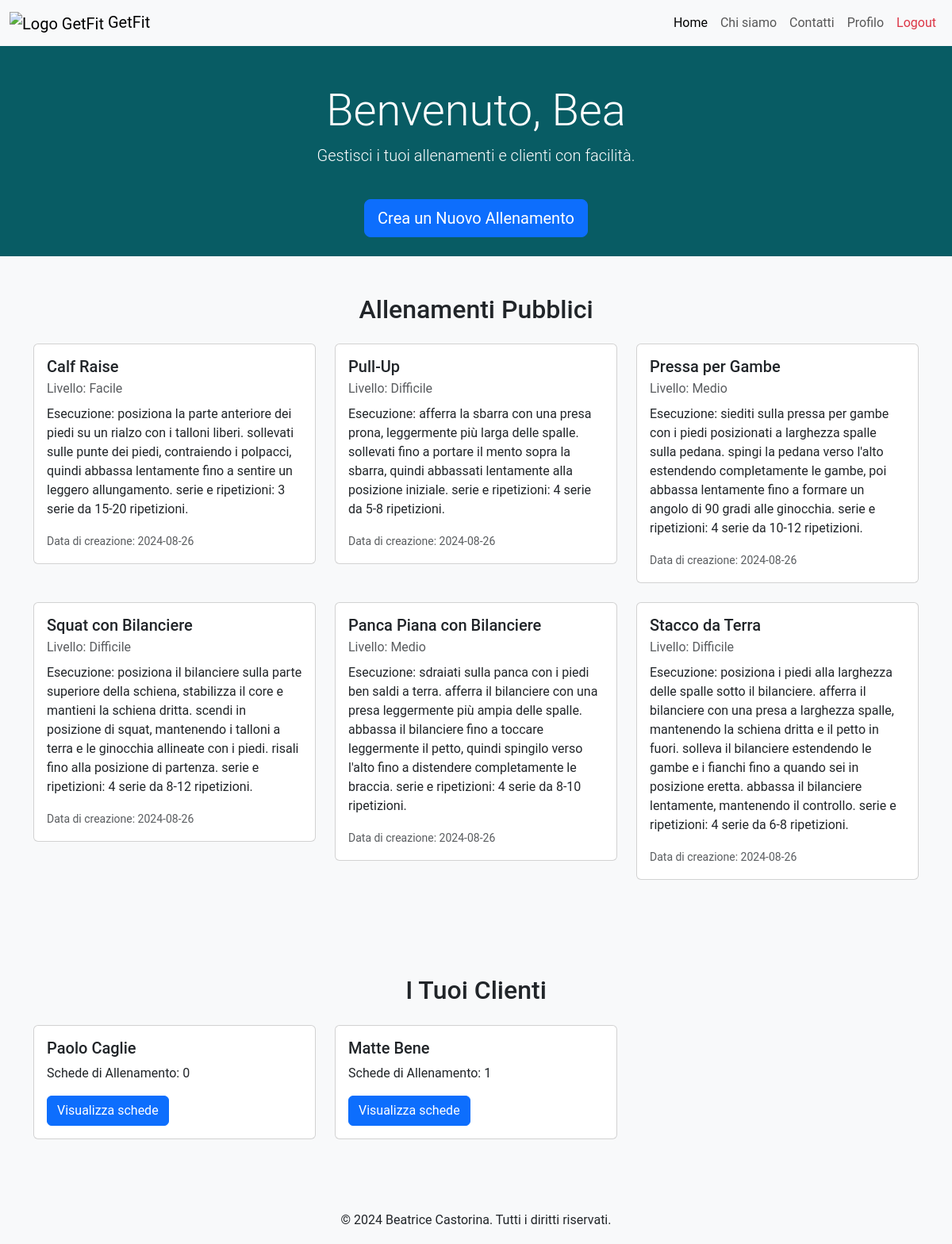
The app's page / (signed in), older data.
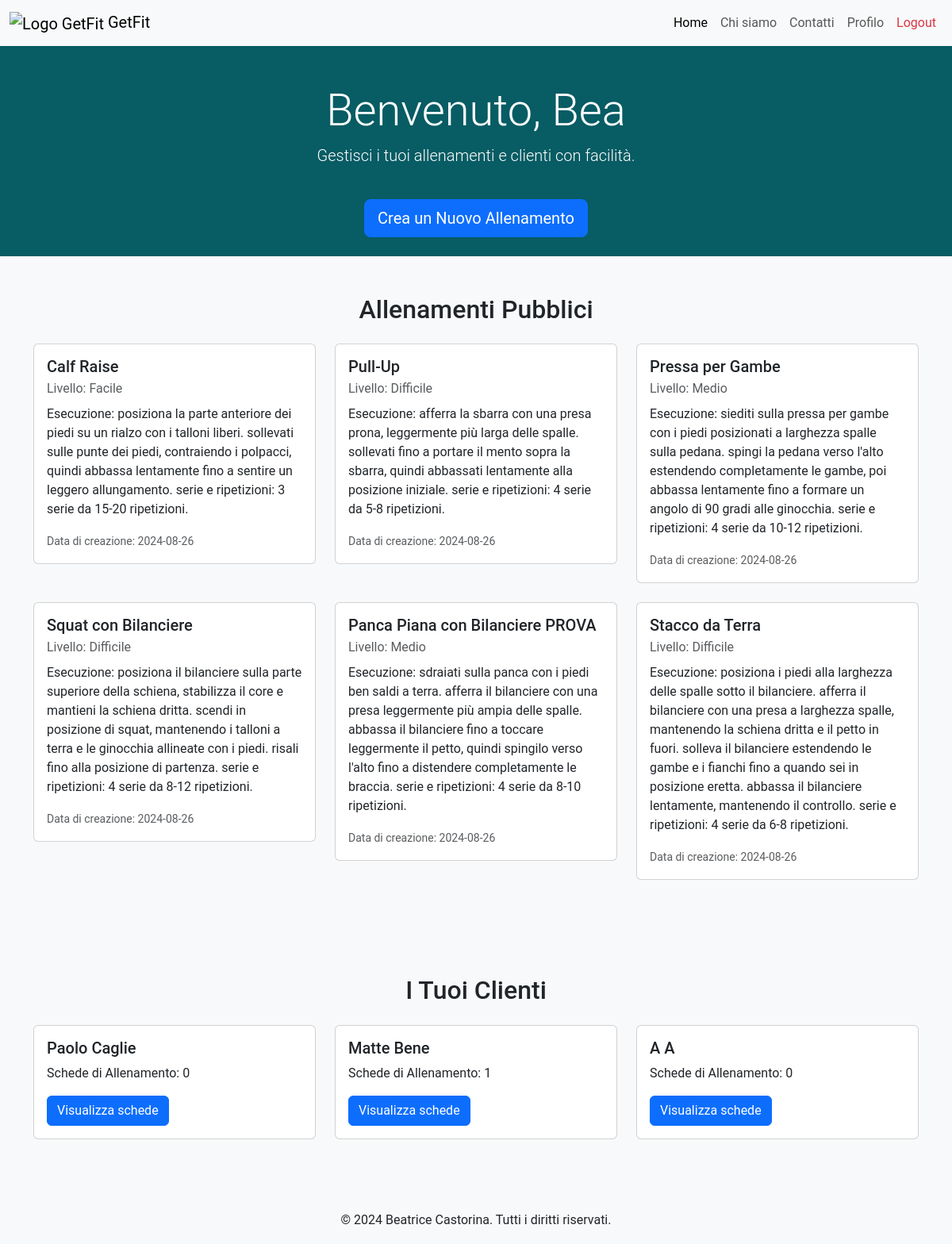
The same page, newer data.
### tables this page shows
CREATE TABLE "PersonalTrainers" (
	"nome"	TEXT NOT NULL,
	"email"	TEXT NOT NULL UNIQUE,
	"password"	TEXT NOT NULL,
	"rating"	REAL NOT NULL,
	"numOfRatings"	INTEGER NOT NULL,
	"pt_id"	INTEGER,
	"cognome"	TEXT NOT NULL,
	PRIMARY KEY("pt_id" AUTOINCREMENT),
	CHECK("rating" <= 5.0)
);

CREATE TABLE "Allenamenti" (
	"id_allenamento"	INTEGER,
	"pt_id"	INTEGER NOT NULL,
	"titolo"	TEXT NOT NULL,
	"descrizione"	TEXT NOT NULL,
	"livello"	TEXT NOT NULL,
	"visibile"	INTEGER NOT NULL,
	"data_creazione"	TEXT NOT NULL,
	PRIMARY KEY("id_allenamento" AUTOINCREMENT),
	FOREIGN KEY("pt_id") REFERENCES "PersonalTrainers"("pt_id")
);

CREATE TABLE "Clients" (
	"nome"	TEXT NOT NULL,
	"email"	TEXT NOT NULL UNIQUE,
	"password"	TEXT NOT NULL,
	"pt_id"	INTEGER,
	"client_id"	INTEGER,
	"cognome"	TEXT NOT NULL,
	PRIMARY KEY("client_id" AUTOINCREMENT),
	FOREIGN KEY("pt_id") REFERENCES "PersonalTrainers"("pt_id")
);

### app.py (the view)
@app.route('/')
def index():
  allenamenti_db = allenamenti_dao.get_allenamenti()
  pts_db = utenti_dao.get_personal_trainers()
  clienti_db = []
  pt_id = 0
  numOfSchede = {}
  email = utenti_dao.get_email(request)
  if email is not None:
    pt_id = utenti_dao.get_user_id_by_email(email)
  if pt_id != 0:
    clienti_db = utenti_dao.get_pt_clients(pt_id)
    clienti_ids = [client['client_id'] for client in clienti_db]
    for id in clienti_ids:
      numOfSchede[id] = schede_dao.get_num_schede_by_client(id)[0]
  return render_template('index.html', datetime=datetime, allenamenti=allenamenti_db, pts=pts_db, clienti=clienti_db, numOfSchede=numOfSchede)

### allenamenti_dao.py (called while the page is built)
def get_allenamenti():
	query = 'SELECT * FROM Allenamenti ORDER BY data_creazione DESC'
	connection = sqlite3.connect('db/personal.db')
	connection.row_factory = sqlite3.Row
	cursor = connection.cursor()
	cursor.execute(query)
	result = cursor.fetchall()
	print(result)
	cursor.close()
	connection.close()
	return result

### app.py (called while the page is built)
@login_manager.user_loader
def load_user(user_email):
  print("load user:", user_email)
  user_db, type = utenti_dao.get_user_by_email(user_email)
  if type == 0:
    user = PersonalTrainer(nome=user_db['nome'], cognome=user_db['cognome'], pt_id=user_db['pt_id'], rating=user_db['rating'], numOfRatings=user_db['numOfRatings'], email=user_db['email'], password=user_db['password'])
  else:
    user = Client(nome=user_db['nome'], cognome=user_db['cognome'], client_id=user_db['client_id'], pt_id=user_db['pt_id'], email=user_db['email'], password=user_db['password'])
  return user

### schede_dao.py (called while the page is built)
def get_num_schede_by_client(client_id):
	query = 'SELECT COUNT(*) FROM Schede WHERE client_id=?'
	connection = sqlite3.connect('db/personal.db')
	connection.row_factory = sqlite3.Row
	cursor = connection.cursor()
	cursor.execute(query,(client_id,))
	result = cursor.fetchone()
	cursor.close()
	connection.close()
	return result

### utenti_dao.py (called while the page is built)
def get_email(request):
	try:
		return request.cookies.get('remember_token').split('|')[0]
	except Exception as e:
		return None

def get_personal_trainers():
	connection = sqlite3.connect('db/personal.db')
	connection.row_factory = sqlite3.Row
	cursor = connection.cursor()
	query = 'SELECT * FROM PersonalTrainers'
	cursor.execute(query)
	result = cursor.fetchall()
	cursor.close()
	connection.close()
	return result

def get_user_id_by_email(user_email):
	query1 = 'SELECT pt_id FROM PersonalTrainers WHERE email = ?'
	query2 = 'SELECT client_id FROM Clients WHERE email = ?'
	connection = sqlite3.connect('db/personal.db')
	connection.row_factory = sqlite3.Row
	cursor = connection.cursor()
	cursor.execute(query1,(user_email,))
	result = cursor.fetchone()
	if result is None:
		cursor.execute(query2, (user_email,))
		result = cursor.fetchone()
	cursor.close()
	connection.close()
	return result[0]

def get_pt_clients(pt_id):
	query = 'SELECT * FROM Clients WHERE pt_id = ?'
	connection = sqlite3.connect('db/personal.db')
	connection.row_factory = sqlite3.Row
	cursor = connection.cursor()
	cursor.execute(query,(pt_id,))
	clients = cursor.fetchall()
	cursor.close()
	connection.close()
	return clients

### templates/index.html (shortened to what this page needs)
{% extends "base.html" %}
{% block style %}
  {% if not current_user.is_authenticated %}
    {{url_for('static', filename='style_homepage.css')}}
  {% else %}
    {% if current_user.__class__.__name__ == "PersonalTrainer" %}
      {{url_for('static', filename='styles_personal.css')}}
    {% else %}
      {{url_for('static', filename='style_client.css')}}
    {% endif %}
  {% endif %}
{% endblock %}
{% block content %}
{% if not current_user.is_authenticated %}
<section class="hero-section text-center text-white d-flex align-items-center justify-content-center">
  <div class="container">
      <h1 class="display-4">Benvenuto in GetFit</h1>
      <p class="lead"><span id="background-homepage">Crea, gestisci e monitora le tue sessioni di allenamento con i migliori personal trainer.</span></p>
      <a href="/signup" class="btn btn-primary btn-lg mt-4">Inizia Ora</a>
  </div>
</section>
<section class="features-section py-5">
<div class="container">
  <div class="row text-center">
    <div class="col-lg-4 col-md-6 mb-4">
      <div class="card p-4 border rounded">
        <i class="bi bi-person-fill display-4 text-primary"></i>
        <h3 class="mt-3">Personal Trainer</h3>
        <p>Crea e gestisci i tuoi allenamenti e segui i progressi dei tuoi clienti.</p>
      </div>
    </div>
    <div class="col-lg-4 col-md-6 mb-4">
      <div class="card p-4 border rounded">
        <i class="bi bi-people-fill display-4 text-primary"></i>
        <h3 class="mt-3">Clienti</h3>
        <p>Trova il personal trainer giusto per te e inizia il tuo percorso di allenamento personalizzato.</p>
      </div>
    </div>
    <div class="col-lg-4 col-md-6 mb-4">
      <div class="card p-4 border rounded">
        <i class="bi bi-bar-chart-line-fill display-4 text-primary"></i>
        <h3 class="mt-3">Progressi</h3>
        <p>Monitora i tuoi miglioramenti con statistiche e feedback dettagliati.</p>
      </div>
    </div>
  </div>
</div>
</section>
{% else %}
  {% if current_user.__class__.__name__ == "PersonalTrainer" %}
    <section class="hero-section pt-5 pb-4 text-center text-white d-flex align-items-center justify-content-center">
      <div class="container">
        <h1 class="display-4">Benvenuto, {{current_user.nome.capitalize()}}</h1>
        <p class="lead">Gestisci i tuoi allenamenti e clienti con facilità.</p>
        <a href="/create_workout" class="btn btn-primary btn-lg mt-4">Crea un Nuovo Allenamento</a>
      </div>
    </section>
    <section class="public-workouts-section py-5">
      <div class="container">
        <h2 class="text-center mb-4">Allenamenti Pubblici</h2>
        <div class="row">
        {% for allenamento in allenamenti %}
          {% if allenamento.visibile != 0 %}
          <div class="col-lg-4 col-md-6 mb-4">
            <div class="card">
              <div class="card-body">
                <h5 class="card-title">{{allenamento.titolo}}</h5>
                <p class="card-subtitle mb-2 text-body-secondary">Livello: {{allenamento.livello.capitalize()}}</p>
                <p class="card-text">{{allenamento.descrizione.capitalize()}}</p>
                <p class="card-text"><small class="text-body-secondary">Data di creazione: {{allenamento.data_creazione.split()[0]}}</small></p>
              </div>
            </div>
          </div>
          {% endif %}
        {% endfor %}
        </div>
      </div>
    </section>
    <section class="clients-section py-5 bg-light">
      <div class="container">
        <h2 class="text-center mb-4">I Tuoi Clienti</h2>
        <div class="row">
          {% for cliente in clienti %}
          <div class="col-lg-4 col-md-6 mb-4">
            <div class="card">
              <div class="card-body">
                <h5 class="card-title">{{cliente.nome.capitalize()}} {{cliente.cognome.capitalize()}}</h5>
                <p class="card-text">Schede di Allenamento: {{ numOfSchede[cliente.client_id]}}</p>
                <form action="/schede" method="get">
                  <button type="submit" class="btn btn-primary">Visualizza schede</button>
                </form>
              </div>
            </div>
          </div>
          {% endfor %}
        </div>
      </div>
    </section>
  {% endif %}
{% endif %}
{% endblock %}

### templates/base.html (shortened to what this page needs)
<!DOCTYPE html>
<html lang="it">
  <head>
    <link href="https://cdn.jsdelivr.net/npm/bootstrap@5.3.2/dist/css/bootstrap.min.css" rel="stylesheet">
    <link href="https://cdnjs.cloudflare.com/ajax/libs/font-awesome/6.0.0-beta3/css/all.min.css" rel="stylesheet">
    <link rel="stylesheet" href="{{url_for('static', filename='base_styles.css')}}">
    <link rel="stylesheet" href="{% block style %}{% endblock %}">
  </head>
  <body>
    <div class="wrapper">
      <nav class="navbar navbar-expand-lg navbar-light bg-light">
        <div class="container-fluid">
          <a class="navbar-brand" href="/">
            <img src="{{ url_for('static', filename='logo.png') }}" alt="Logo GetFit" width="75" height="75">
            GetFit
          </a>
          <div class="collapse navbar-collapse" id="navbarNav">
            <ul class="navbar-nav ms-auto">
              <li class="nav-item">
                <a class="nav-link {% if request.path == url_for('index') %}active{% endif %}" aria-current="page" href="{{ url_for('index') }}">Home</a>
              </li>
              <li class="nav-item">
                <a class="nav-link" aria-current="page" href="#">Chi siamo</a>
              </li>
              <li class="nav-item">
                <a class="nav-link" aria-current="page" href="#">Contatti</a>
              </li>
              {% if not current_user.is_authenticated %}
                <li class="nav-item">
                  <a class="btn btn-primary" href="/signup">Registrati</a>
                </li>
                <li class="nav-item">
                  <a class="btn btn-outline-primary ms-2" href="{{url_for('login')}}">Login</a>
                </li>
              {% else %}
                {% if current_user.__class__.__name__ == "PersonalTrainer" %}
                  <li class="nav-item">
                    <a class="nav-link" aria-current="page" href="/profile">Profilo</a>
                  </li>
                {% else %}
                  {% if current_user.pt_id is not none %}
                    <li class="nav-item">
                      <a class="nav-link {% if request.path == url_for('schede') %}active{% endif %}" aria-current="page" href="/schede">Schede</a>
                    </li>
                  {% endif %}
                {% endif %}
                <li class="nav-item">
                  <a class="nav-link text-danger" aria-current="page" href="/logout">Logout</a>
                </li>
              {% endif %}
            </ul>
          </div>
        </div>
      </nav>
      <div class="content">
        {% block content %}{% endblock %}
      </div>
    </div>
    <footer class="bg-light ">
      <div class="container text-center">
        <p class="mb-0">&copy; 2024 Beatrice Castorina. Tutti i diritti riservati.</p>
      </div>
    </footer>
  </body>
</html>

### static/base_styles.css (style rules this page uses)
html, body { font-family: 'Roboto', sans-serif; height: 100%; margin: 0; }
.wrapper { min-height: calc(100vh - 60px); }
footer { background-color: #f8f9fa; height: 60px; line-height: 60px; }
.card { transition: transform 0.3s; }

### static/styles_personal.css (style rules this page uses)
.hero-section { color: white; padding: 60px 0; background-color: #085c64; }
.public-workouts-section { background-color: #f8f9fa; }

Row changes from the older to the newer data that the page shows:
changed Allenamenti: titolo "Panca Piana con Bilanciere" → "Panca Piana con Bilanciere PROVA"
added Clients: nome "A", cognome "A", numOfSchede "0"
